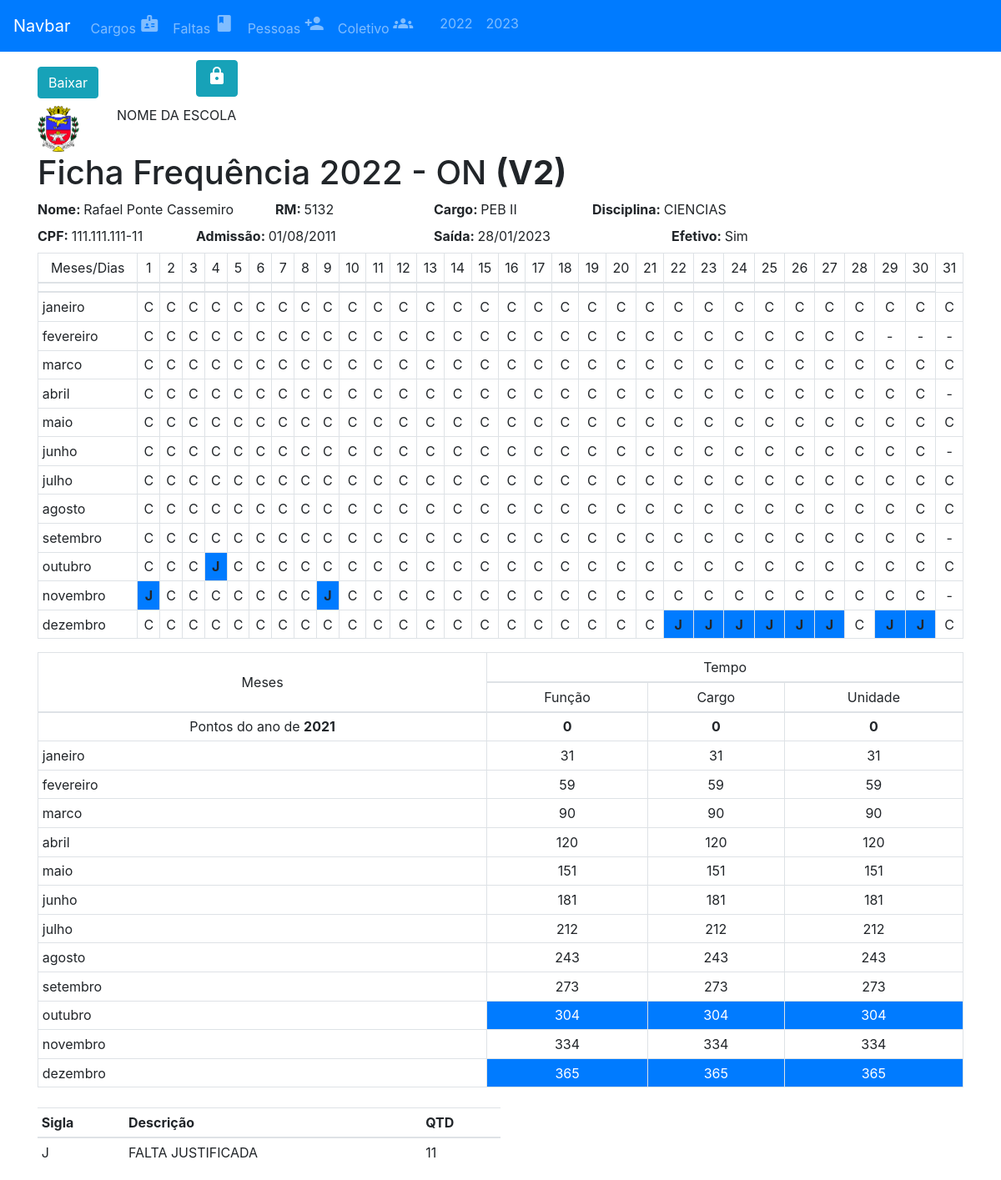
/pessoas/5132/fichas/2022, run on the app's committed database.
### app_pessoa/models.py (models this page shows)
class Pessoas(models.Model):
    EFETIVO =  (
     (True,'Sim'),
     (False,'Não')
    )
    id = models.CharField(max_length=6, primary_key=True)
    nome = models.CharField(max_length=150)
    dt_nasc = models.DateField(default='1991-01-01')
    cpf = models.CharField(max_length=11, default='11111111111')
    admissao = models.DateField(default='1991-01-01')
    saida = models.DateField(null=True)
    efetivo = models.BooleanField(choices=EFETIVO, default=False)
    cargo = models.ForeignKey(Cargos, on_delete=models.CASCADE, related_name="pessoas_cargos")

### app_falta/models.py (models this page shows, shortened)
class Faltas(models.Model):
    tipo = models.CharField(max_length=3)
    descricao =  models.CharField(max_length=30)

### app_ficha_cem/views.py (the view)
# urls.py: path('pessoas/<str:pessoa_id>/fichas/<int:ano>', gerar_ficha, name='ficha'),
def gerar_ficha(request, pessoa_id, ano):
    contexto = buscar_informacoes_ficha_v2(pessoa_id, ano)
    return render(request,'template/ficha_cem _v2.html', {'contexto':contexto})

### app_cargo/models.py (called while the page is built)
    def __str__(self):
        return f'{self.cargo}'

### app_ficha_cem/views.py (called while the page is built)
def bissexto(ano):
    if ano % 400 == 0:
        return True
    else:
        if ano % 4 == 0:
            if ano % 100 == 0:
                return False
            return True

def retornar_mes_num(mes_nome):
    meses = {
        'janeiro':[1,31],
        'fevereiro':[2,28],
        'marco':[3,31],
        'abril':[4,30],
        'maio':[5,31],
        'junho':[6,30],
        'julho':[7,31],
        'agosto':[8,31],
        'setembro':[9,30],
        'outubro':[10,31],
        'novembro':[11,30],
        'dezembro':[12,31]
    }
    num_mes = meses[mes_nome]
    return num_mes

def retornar_mes_nome(mes_num):
    meses = {
        1:['janeiro',31],
        2:['fevereiro',28],
        3:['marco',31],
        4:['abril',30],
        5:['maio',31],
        6:['junho',30],
        7:['julho',31],
        8:['agosto',31],
        9:['setembro',30],
        10:['outubro',31],
        11:['novembro',30],
        12:['dezembro',31]
    }
    nome_mes = meses[mes_num]
    return nome_mes

def data_util(data, tp='P'):
    if tp == 'P':
        if (data.weekday() != 6 and data.weekday() != 5):
            return data
        data = data + timedelta(days=1)
        return data_util(data)
    return data

def listar_anos(pessoa_id):
    anos = []
    pessoa_faltas = Faltas_Pessoas.objects.all()
    pessoa = Pessoas.objects.get(pk=pessoa_id)
    for i in pessoa_faltas:
        if i.data.year not in anos and i.pessoa.id == pessoa_id:
            anos.append(i.data.year)
    return anos[-5:], pessoa

def contar_tipos_faltas(faltas):
    qtd = 0
    tipo_faltas ={}
    for f in faltas:
        sigla = f.falta.tipo
        descricao = f.falta.descricao
        if sigla not in tipo_faltas.keys():
           qtd = f.qtd_dias
           tipo_faltas[sigla] = [descricao, qtd]
        else:
            qtd = tipo_faltas[sigla][1]
            qtd += f.qtd_dias
            tipo_faltas[sigla][1] = qtd
    return tipo_faltas

def faltas_por_mes_v2(meses):
    faltas_por_mes = {}
    faltas_por_mes_n = {}
    for k,v in meses.items():
        for i in v:
            if i != '-':
                faltas_por_mes_n[i] = 0
    for k,v in meses.items():
        if k not in faltas_por_mes:
            faltas_por_mes[k] = faltas_por_mes_n.copy()
        for i in v:
            if i != '-':
                faltas_por_mes[k][i] += 1
    return faltas_por_mes

### template/ficha_cem _v2.html (shortened to what this page needs)
{% extends 'template/menu.html' %}
{% load static %}
{% block content %}
<div class="row">
    <div class="col-2">
        <a class="btn btn-info mt-2 mb-2" href="{% url 'baixarpdf' contexto.pessoa.id contexto.ano %}">Baixar</a>
    </div>
    <div class="col-2">
        {% if contexto.ano_status == 'Aberto' %}
        <a class="btn btn-info" href="{% url 'encerrarano' contexto.pessoa.id contexto.ano %}"><span class=" material-icons">
                lock_open
            </span>
        </a>
        {% else %}
        <a class="btn btn-info" href="{% url 'abrirano' contexto.pessoa.id contexto.ano %}"><span class=" material-icons">
            </span>
        </a>
        {% endif %}
    </div>
</div>
<div class="row">
    <div class="col-1">
        <img src="{% static 'app_ficha_cem/brasao_orlandia.png' %}" width="50" />
    </div>
    <div class="col-9">
        NOME DA ESCOLA
    </div>
</div>
<div class="row">
    <div class="col-12 text-left">
        <h1>Ficha Frequência {{contexto.ano}} - ON <strong>(V2)</strong></h1>
    </div>
    <div class="col-3">
        <strong>Nome: </strong><label>{{contexto.nome}}</label>
    </div>
    <div class="col-2">
        <strong>RM: </strong><label>{{contexto.pessoa.id}}</label>
    </div>
    <div class="col-2">
        <strong>Cargo: </strong><label>{{ contexto.des_cargo }}</label>
    </div>
    <div class="col-3">
        <strong>Disciplina: </strong><label>{{ contexto.disciplina }}</label>
    </div>
</div>
<div class="row">
    <div class="col-2">
        <strong>CPF: </strong><label>{{ contexto.pessoa.cpf }}</label>
    </div>
    <div class="col-3">
        <strong>Admissão: </strong><label>{{contexto.pessoa.admissao|date:'d/m/Y'}}</label>
    </div>
    <div class="col-3">
        <strong>Saída: </strong><label>{{contexto.pessoa.saida|date:'d/m/Y'}}</label>
    </div>
    <div class="col-3">
        {% if contexto.pessoa.efetivo == 'Sim' %}
        <strong>Efetivo: </strong><label>Sim</label>
        {% else %}
        <strong>Efetivo: </strong><label>Não</label>
        {% endif %}
    </div>
</div>
<div class="row">
    <div class="col-12">
        <table class="table table-sm table-hover table-bordered">
            <thead class="text-center">
                <tr>
                    <td class="align-middle">
                        Meses/Dias
                    </td>
                    {% for dia in contexto.dias %}
                    <td class="align-middle">
                        {{dia}}
                    </td>
                    {% endfor %}
                </tr>
                <tr>
                    {% for dia in contexto.dias %}
                    <td></td>
                    {% endfor %}
                </tr>
            </thead>
            <tbody>
                {% for mes,eventos in contexto.meses.items %}
                <tr>
                    <td class=>
                        {{mes}}
                    </td>
                    {% for evento in eventos %}
                    {% if evento != 'C' and evento != '-' %}
                    <td class="bg-primary text-center">
                        <strong>{{evento}}</strong>
                    </td>
                    {% else %}
                    <td class="text-center">
                        {{evento}}
                    </td>
                    {% endif %}
                    {% endfor %}
                </tr>
                {% endfor %}
            </tbody>
        </table>
    </div>
</div>
<div class="row">
    <div class="col-12">
        <table class="table table-sm table-hover table-bordered">
            <thead class="text-center">
                <tr>
                    <td class="align-middle" rowspan="2">
                        Meses
                    </td>
                    <td class="align-middle" colspan="4">
                        Tempo
                    </td>
                </tr>
                <tr>
                    <td class="align-middle">
                        Função
                    </td>
                    <td class="align-middle">
                        Cargo
                    </td>
                    <td class="align-middle">
                        Unidade
                    </td>
                </tr>
            </thead>
            <tbody>
                <tr class="text-center">
                    <td>Pontos do ano de <strong>{{contexto.ano_a}}</strong></td>
                    <td><strong>{{contexto.funcao_a}}</strong></td>
                    <td><strong>{{contexto.cargo_a}}</strong></td>
                    <td><strong>{{contexto.ue_a}}</strong></td>
                </tr>
                {% for mes,eventos in contexto.meses_pontu.items%}
                <tr>
                    <td>
                        {{mes}}
                    </td>
                    {%for evento in eventos %}
                    {% if mes == 'outubro' or mes == 'dezembro' %}
                    <td class="text-center bg-primary text-white">
                        {{evento}}
                    </td>
                    {% else %}
                    <td class="text-center">
                        {{evento}}
                    </td>
                    {% endif %}
                    {% endfor %}
                </tr>
                {% endfor %}
            </tbody>
        </table>
    </div>
</div>
<div class="col-6 mt-2">
    <div class="row">
        <table class="table table-sm">
            <thead>
                <tr>
                    <th>Sigla</th>
                    <th>Descrição</th>
                    <th>QTD</th>
                </tr>
            </thead>
            <tbody>
                {% for sigla, descricao in contexto.tp_faltas.items %}
                <tr>
                    <td>
                        {{ sigla }}
                    </td>
                    {% for i in descricao %}
                    <td>
                        {{i}}
                    </td>
                    {% endfor %}
                </tr>
                {% endfor %}
            </tbody>
        </table>
    </div>
</div>
{% endblock content %}

### data on the page
Pessoas: nome "Rafael Ponte Cassemiro", pessoa.id "5132", pessoa.cpf "111.111.111-11", pessoa.admissao "01/08/2011", pessoa.saida "28/01/2023"
Faltas: descricao "FALTA JUSTIFICADA"

### other printed values
{{ ano }} "2022" "2023"
{{ contexto.ano }} "2022"
{{ contexto.des_cargo }} "PEB II"
{{ contexto.disciplina }} "CIENCIAS"
{{ dia }} "1" "2" "3" "4" "5" "6" "7" "8" "9" "10" "11" "12" "13" "14" "15" "16" "17" "18" "19" "20" "21" "22" "23" "24" "25" "26" "27" "28" "29" "30" "31"
{{ mes }} "janeiro" "fevereiro" "marco" "abril" "maio" "junho" "julho" "agosto" "setembro" "outubro" "novembro" "dezembro"
{{ evento }} "C" "C" "C" "C" "C" "C" "C" "C" "C" "C" "C" "C" "C" "C" "C" "C" "C" "C" "C" "C" "C" "C" "C" "C" "C" "C" "C" "C" "C" "C" "C" "C" "C" "C" "C" "C" "C" "C" "C" "C" "C" "C" "C" "C" "C" "C" "C" "C" "C" "C" "C" "C" "C" "C" "C" "C" "C" "C" "C" "-" "-" "-" "C" "C" "C" "C" "C" "C" "C" "C" "C" "C" "C" "C" "C" "C" "C" "C" "C" "C" "C" "C" "C" "C" "C" "C" "C" "C" "C" "C" "C" "C" "C" "C" "C" "C" "C" "C" "C" "C" "C" "C" "C" "C" "C" "C" "C" "C" "C" "C" "C" "C" "C" "C" "C" "C" "C" "C" "C" "C" "C" "C" "C" "-" "C" "C" "C" "C" "C" "C" "C" "C" "C" "C" "C" "C" "C" "C" "C" "C" "C" "C" "C" "C" "C" "C" "C" "C" "C" "C" "C" "C" "C" "C" "C" "C" "C" "C" "C" "C" "C" "C" "C" "C" "C" "C" "C" "C" "C" "C" "C" "C" "C" "C" "C" "C" "C" "C" "C" "C" "C" "C" "C" "C" "C" "-" "C" "C" "C" "C" "C" "C" "C" "C" "C" "C" "C" "C" "C" "C" "C" "C" "C" "C" "C" "C" "C" "C" "C" "C" "C" "C" "C" "C" "C" "C" "C" "C" "C" "C" "C" "C" "C" "C" "C" "C" "C" "C" "C" "C" "C" "C" "C" "C" "C" "C" "C" "C" "C" "C" "C" "C" "C" "C" "C" "C" "C" "C" "C" "C" "C" "C" "C" "C" "C" "C" "C" "C" "C" "C" "C" "C" "C" "C" "C" "C" "C" "C" "C" "C" "C" "C" "C" "C" "C" "C" "C" "C" "-" "C" "C" "C" "C" "C" "C" "C" "C" "C" "C" "C" "C" "C" "C" "C" "C" "C" "C" "C" "C" "C" "C" "C" "C" "C" "C" "C" "C" "C" "C" "C" "C" "C" "C" "C" "C" "C" "C" "C" "C" "C" "C" "C" "C" "C" "C" "C" "C" "C" "C" "C" "C" "C" "C" "C" "C" "C" "C" "-" "C" "C" "C" "C" "C" "C" "C" "C" "C" "C" "C" "C" "C" "C" "C" "C" "C" "C" "C" "C" "C" "C" "C"
{{ evento }} "J" "J" "J" "J" "J" "J" "J" "J" "J" "J" "J"
{{ contexto.ano_a }} "2021"
{{ contexto.funcao_a }} "0"
{{ contexto.cargo_a }} "0"
{{ contexto.ue_a }} "0"
{{ evento }} "31" "31" "31" "59" "59" "59" "90" "90" "90" "120" "120" "120" "151" "151" "151" "181" "181" "181" "212" "212" "212" "243" "243" "243" "273" "273" "273" "334" "334" "334"
{{ evento }} "304" "304" "304" "365" "365" "365"
{{ sigla }} "J"
